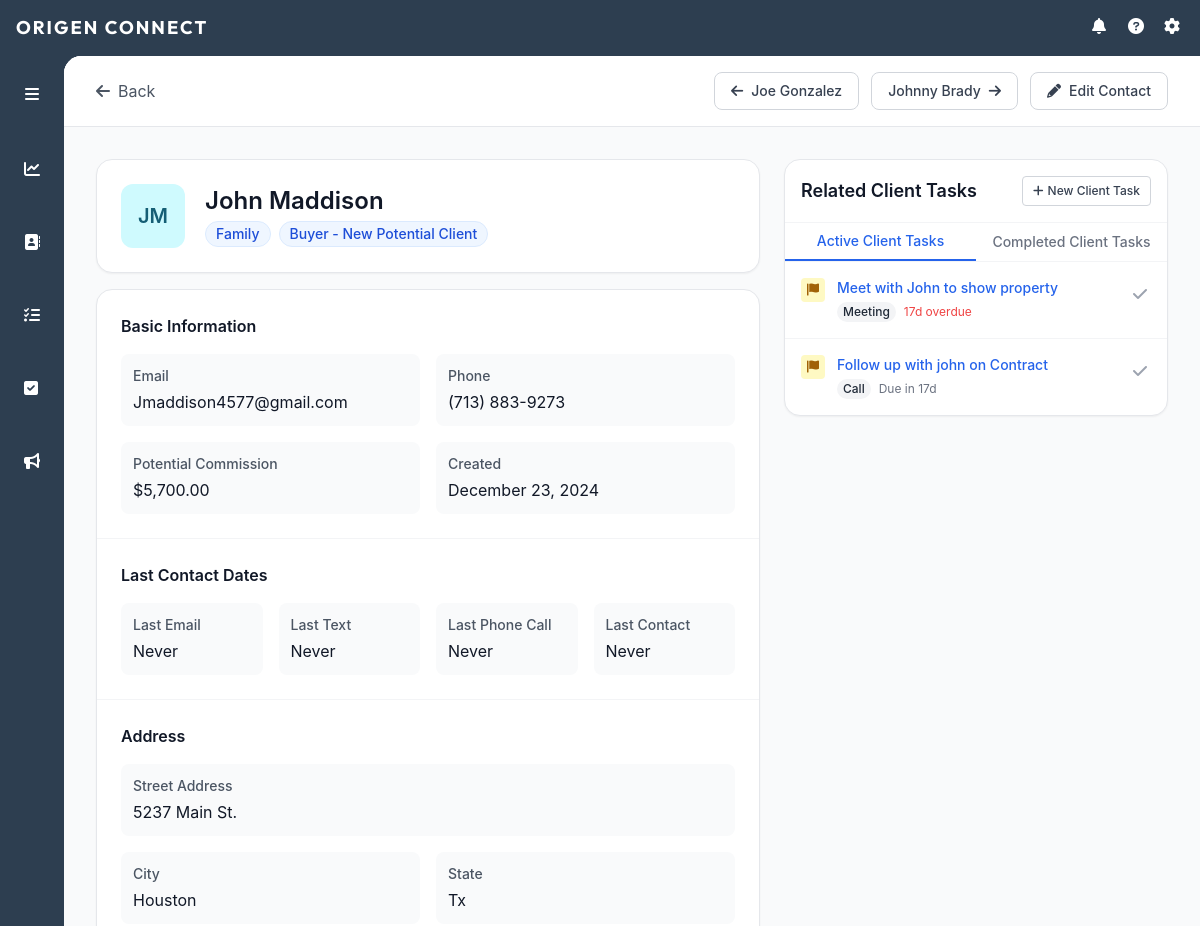
/contact/1 (signed in, upper part), run on an earlier commit of the app's database.
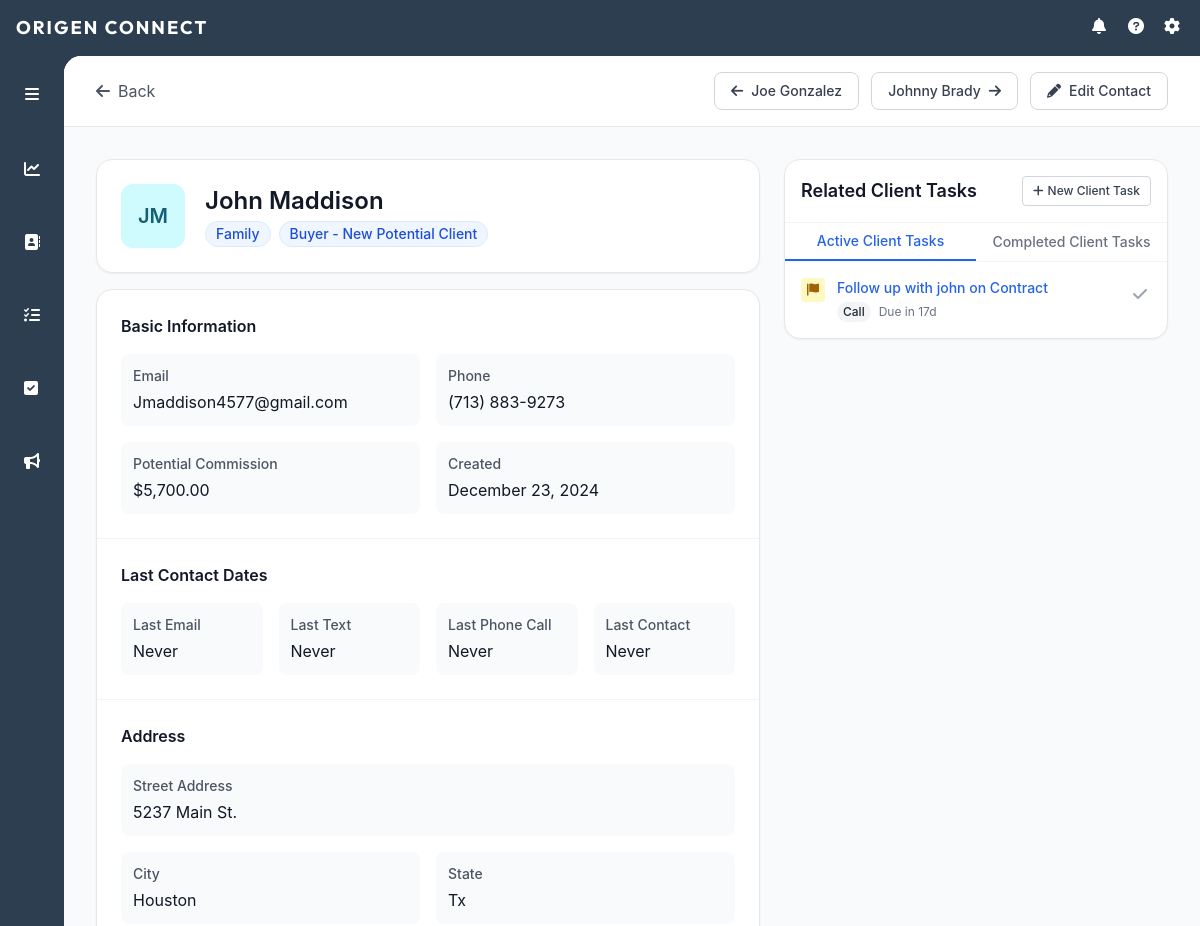
And on a later commit of the database.
### models.py (models this page shows)
class ContactGroup(db.Model):
    id = db.Column(db.Integer, primary_key=True)
    name = db.Column(db.String(100), unique=True, nullable=False)
    category = db.Column(db.String(50), nullable=False)
    sort_order = db.Column(db.Integer, nullable=False)
    created_at = db.Column(db.DateTime, nullable=False, default=datetime.utcnow)
    contacts = db.relationship('Contact',
                             secondary=contact_groups,
                             back_populates='groups',
                             lazy='dynamic')

class Task(db.Model):
    id = db.Column(db.Integer, primary_key=True)
    contact_id = db.Column(db.Integer, db.ForeignKey('contact.id'), nullable=False)
    assigned_to_id = db.Column(db.Integer, db.ForeignKey('user.id'), nullable=False)
    created_by_id = db.Column(db.Integer, db.ForeignKey('user.id'), nullable=False)
    type_id = db.Column(db.Integer, db.ForeignKey('task_type.id'), nullable=False)
    subtype_id = db.Column(db.Integer, db.ForeignKey('task_subtype.id'), nullable=False)
    subject = db.Column(db.String(200), nullable=False)
    description = db.Column(db.Text)
    priority = db.Column(db.String(20), nullable=False, default='medium')  # low, medium, high
    status = db.Column(db.String(20), nullable=False, default='pending')  # pending, completed, cancelled
    outcome = db.Column(db.Text)  # Notes about what happened when task was completed
    created_at = db.Column(db.DateTime, nullable=False, default=datetime.utcnow)
    due_date = db.Column(db.DateTime, nullable=False)
    completed_at = db.Column(db.DateTime)
    property_address = db.Column(db.String(200))  # If task is related to specific property
    scheduled_time = db.Column(db.DateTime)  # For meetings/showings
    reminder_sent = db.Column(db.Boolean, default=False)
    contact = db.relationship('Contact', backref=db.backref('tasks', lazy=True))
    assigned_to = db.relationship('User', foreign_keys=[assigned_to_id], backref='assigned_tasks')
    created_by = db.relationship('User', foreign_keys=[created_by_id], backref='created_tasks')
    task_type = db.relationship('TaskType')
    task_subtype = db.relationship('TaskSubtype')

class TaskType(db.Model):
    id = db.Column(db.Integer, primary_key=True)
    name = db.Column(db.String(50), nullable=False)  # e.g., 'Call', 'Email', 'Meeting', 'Showing', 'Follow-up'
    sort_order = db.Column(db.Integer, nullable=False)
    subtypes = db.relationship('TaskSubtype', backref='task_type', lazy=True)

### routes/contacts.py (the view, shortened to what this page needs)
@contacts_bp.route('/contact/<int:contact_id>')
@login_required
def view_contact(contact_id):
    contact = Contact.query.get_or_404(contact_id)
    if not current_user.role == 'admin' and contact.user_id != current_user.id:
        abort(403)
    next_contact = Contact.query.filter(
        Contact.user_id == contact.user_id,
        Contact.first_name > contact.first_name
    ).order_by(Contact.first_name.asc(), Contact.last_name.asc()).first()
    if not next_contact:
        next_contact = Contact.query.filter(
            Contact.user_id == contact.user_id
        ).order_by(Contact.first_name.asc(), Contact.last_name.asc()).first()
    prev_contact = Contact.query.filter(
        Contact.user_id == contact.user_id,
        Contact.first_name < contact.first_name
    ).order_by(Contact.first_name.desc(), Contact.last_name.desc()).first()
    if not prev_contact:
        prev_contact = Contact.query.filter(
            Contact.user_id == contact.user_id
        ).order_by(Contact.first_name.desc(), Contact.last_name.desc()).first()
    all_groups = ContactGroup.query.all()
    user_tz = get_user_timezone()
    now = datetime.now(user_tz)
    return render_template('view_contact.html',
                         contact=contact,
                         all_groups=all_groups,
                         next_contact=next_contact,
                         prev_contact=prev_contact,
                         now=now)

### app.py (called while the page is built)
def create_app():
    app = Flask(__name__)
    app.config.from_object('config.Config')
    db.init_app(app)
    migrate = Migrate(app, db)
    login_manager = LoginManager()
    login_manager.init_app(app)
    login_manager.login_view = 'auth.login'
    app.jinja_env.filters['abs'] = abs
    mail = Mail()
    mail.init_app(app)
    @login_manager.user_loader
    def load_user(user_id):
        return User.query.get(int(user_id))
    app.register_blueprint(main_bp)
    app.register_blueprint(auth_bp)
    app.register_blueprint(tasks_bp)
    app.register_blueprint(contacts_bp)
    app.register_blueprint(daily_todo)
    app.register_blueprint(ai_chat)
    app.register_blueprint(user_todo_bp)
    app.register_blueprint(admin_bp)
    return app

### routes/contacts.py (called while the page is built)
def get_user_timezone():
    return pytz.timezone('America/Chicago')

### templates/view_contact.html (shortened to what the changed rows need)
{% extends "base.html" %}
{% block content %}
<div class="min-h-full bg-gray-50">
    <div class="max-w-7xl mx-auto px-4 sm:px-6 lg:px-8 py-8">
        <div class="flex flex-col lg:flex-row gap-6">
            <div class="flex-1">
                <div class="bg-white rounded-2xl shadow-sm border p-6 mb-4">
                    <div class="flex items-center">
                            {% set initials = contact.first_name[0]|upper + contact.last_name[0]|upper %}
                            {% set colors = {
                                'A': 'bg-blue-100 text-blue-800', 'B': 'bg-rose-100 text-rose-800',
                                'C': 'bg-green-100 text-green-800', 'D': 'bg-amber-100 text-amber-800',
                                'E': 'bg-purple-100 text-purple-800', 'F': 'bg-pink-100 text-pink-800',
                                'G': 'bg-indigo-100 text-indigo-800', 'H': 'bg-teal-100 text-teal-800',
                                'I': 'bg-orange-100 text-orange-800', 'J': 'bg-cyan-100 text-cyan-800'
                            } %}
                        <div class="flex-1">
                            <div class="flex flex-wrap gap-2">
                                {% for group in contact.groups %}
                                    <span class="inline-flex items-center px-2.5 py-0.5 rounded-full text-sm font-medium bg-blue-50 text-blue-700 border border-blue-100">
                                        {{ group.name }}
                                    </span>
                                {% endfor %}
                            </div>
                        </div>
                    </div>
                </div>
                <div class="bg-white rounded-2xl shadow-sm border overflow-hidden">
                    <div id="viewContactInfo">
                        <div class="divide-y divide-gray-100">
                            <div class="p-6">
                                <h2 class="text-base font-semibold text-gray-900 mb-4">Basic Information</h2>
                            </div>
                            <div class="p-6">
                                <h2 class="text-base font-semibold text-gray-900 mb-4">Last Contact Dates</h2>
                            </div>
                            <div class="p-6">
                                <h2 class="text-base font-semibold text-gray-900 mb-4">Address</h2>
                            </div>
                        </div>
                    </div>
                </div>
            </div>
            <div class="lg:w-96">
                <div class="bg-white rounded-2xl shadow-sm border overflow-hidden sticky top-24">
                    <div class="p-4 border-b border-gray-100">
                        <div class="flex items-center justify-between">
                            <h2 class="text-lg font-semibold text-gray-900">Related Client Tasks</h2>
                        </div>
                    </div>
                    <div id="pendingTasks" class="divide-y divide-gray-100 max-h-[calc(100vh-300px)] overflow-y-auto">
                        {% for task in contact.tasks|selectattr('status', 'equalto', 'pending')|sort(attribute='due_date') %}
                        <div class="p-4 hover:bg-gray-50">
                            <div class="flex items-start space-x-3">
                                <div class="flex-shrink-0">
                                    <div class="w-6 h-6 rounded flex items-center justify-center {% if task.priority == 'high' %}bg-red-100 text-red-700{% elif task.priority == 'medium' %}bg-yellow-100 text-yellow-700{% else %}bg-green-100 text-green-700{% endif %}">
                                        <i class="fas fa-flag text-xs"></i>
                                    </div>
                                </div>
                                <div class="flex-1 min-w-0">
                                    <div class="flex items-center space-x-2">
                                        <a href="#"
                                           data-task-id="{{ task.id }}"
                                           class="task-link text-sm font-medium text-blue-600 hover:text-blue-800 truncate">
                                            {{ task.subject }}
                                        </a>
                                    </div>
                                    <div class="mt-1 flex items-center space-x-2 text-xs text-gray-500">
                                        <span class="inline-flex items-center px-1.5 py-0.5 rounded-full text-xs font-medium bg-gray-100 text-gray-800">
                                            {{ task.task_type.name }}
                                        </span>
                                        {% set task_date = task.due_date.date() %}
                                        {% set current_date = now.date() %}
                                        {% set days_until_due = (task_date - current_date).days %}
                                        <span class="{% if days_until_due < 0 %}text-red-500{% elif days_until_due == 0 %}text-orange-500{% elif days_until_due <= 2 %}text-yellow-500{% endif %}">
                                            {% if days_until_due < 0 %}
                                                {{ days_until_due|abs }}d overdue
                                            {% elif days_until_due == 0 %}
                                                Due today
                                            {% elif days_until_due == 1 %}
                                                Due tomorrow
                                            {% else %}
                                                Due in {{ days_until_due }}d
                                            {% endif %}
                                        </span>
                                    </div>
                                </div>
                                <div class="flex-shrink-0">
                                    <button onclick="quickUpdateStatus({{ task.id }}, true)"
                                            class="text-gray-400 hover:text-green-500 p-1">
                                        <i class="fas fa-check"></i>
                                    </button>
                                </div>
                            </div>
                        </div>
                        {% else %}
                        <div class="p-6 text-center text-gray-500 text-sm">
                            No active tasks
                        </div>
                        {% endfor %}
                    </div>
                </div>
            </div>
        </div>
    </div>
</div>
{% endblock %}

What changed in the data, as far as the page shows it:
no longer on this page (row edited): Task: subject "Meet with John to show property", task_type.name "Meeting", days_until_due "17"
